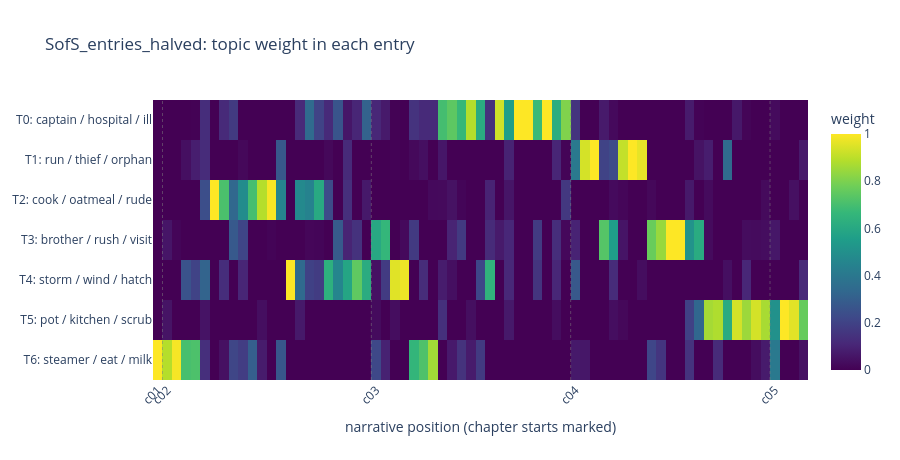

The notebook cell saved with this chart:
### Markdown cell above
**Heatmap, entry by entry** — unsmoothed, so you can see the raw texture the smoothed view averages away (gaps = entries with no usable vocabulary).

### Code cell
fig = go.Figure(go.Heatmap(z=We.T, x=xpos, y=[topic_label[t][:46] for t in range(K)], colorscale="Viridis",
                           customdata=np.tile(hover_meta[:, 0], (K, 1)), colorbar=dict(title="weight"),
                           hovertemplate="%{customdata}<br>%{y}: %{z:.0%}<extra></extra>"))
fig.update_layout(title=f"{TITLE}: topic weight in each entry", height=max(350, 40 * K + 180))
fig.update_yaxes(autorange="reversed")
chapter_axis(fig)
show(fig, "04_heatmap_entries")

### Figure 1 — Plotly figure (JSON) as saved in the notebook; plotly's stock layout.template omitted (floating-point values rounded to 4 significant figures; data arrays with more than 128 entries replaced by an {"elided": "..."} marker saying what was removed)
{"data": [{"colorbar": {"title": {"text": "weight"}}, "colorscale": [[0, "#440154"], [0.1111, "#482878"], [0.2222, "#3e4989"], [0.3333, "#31688e"], [0.4444, "#26828e"], [0.5556, "#1f9e89"], [0.6667, "#35b779"], [0.7778, "#6ece58"], [0.8889, "#b5de2b"], [1, "#fde725"]], "customdata": {"elided": "7x69 str values"}, "hovertemplate": "%{customdata}<br>%{y}: %{z:.0%}<extra></extra>", "type": "heatmap", "x": [1, 2, 3, 4, 5, 6, 7, 8, 9, 10, 11, 12, 13, 14, 15, 16, 17, 18, 19, 20, 21, 22, 23, 24, 25, 26, 27, 28, 29, 30, 31, 32, 33, 34, 35, 36, 37, 38, 39, 40, 41, 42, 43, 44, 45, 46, 47, 48, 49, 50, 51, 52, 53, 54, 55, 56, 57, 58, 59, 60, 61, 62, 63, 64, 65, 66, 67, 68, 69], "y": ["T0: captain / hospital / ill", "T1: run / thief / orphan", "T2: cook / oatmeal / rude", "T3: brother / rush / visit", "T4: storm / wind / hatch", "T5: pot / kitchen / scrub", "T6: steamer / eat / milk"], "z": {"elided": "7x69 float values"}}], "layout": {"height": 460, "shapes": [{"line": {"color": "grey", "dash": "dot", "width": 0.5}, "type": "line", "x0": 1.5, "x1": 1.5, "xref": "x", "y0": 0, "y1": 1, "yref": "y domain"}, {"line": {"color": "grey", "dash": "dot", "width": 0.5}, "type": "line", "x0": 23.5, "x1": 23.5, "xref": "x", "y0": 0, "y1": 1, "yref": "y domain"}, {"line": {"color": "grey", "dash": "dot", "width": 0.5}, "type": "line", "x0": 44.5, "x1": 44.5, "xref": "x", "y0": 0, "y1": 1, "yref": "y domain"}, {"line": {"color": "grey", "dash": "dot", "width": 0.5}, "type": "line", "x0": 65.5, "x1": 65.5, "xref": "x", "y0": 0, "y1": 1, "yref": "y domain"}], "title": {"text": "SofS_entries_halved: topic weight in each entry"}, "xaxis": {"tickangle": -45, "tickmode": "array", "ticktext": ["c01", "c02", "c03", "c04", "c05"], "tickvals": [1, 2, 24, 45, 66], "title": {"text": "narrative position (chapter starts marked)"}}, "yaxis": {"autorange": "reversed"}}}
